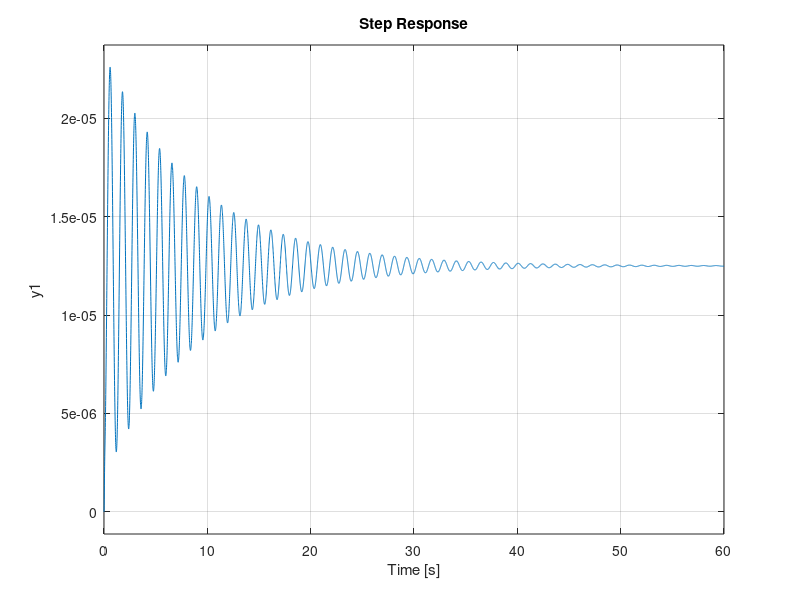
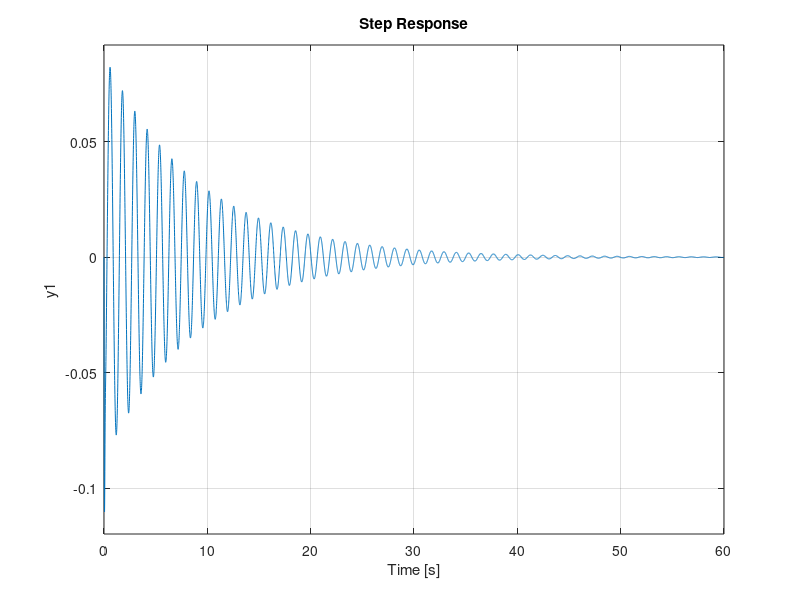

These figures' MATLAB source, in order:
% M1 = 2500;
% M2 = 320;
% K1 = 80000;
% K2 = 500000;
% b1 = 350;
% b2 = 15020;
% 
% s = tf('s');
% G1 = ((M1+M2)*s^2+b2*s+K2)/((M1*s^2+b1*s+K1)*(M2*s^2+(b1+b2)*s+(K1+K2))-(b1*s+K1)*(b1*s+K1));
% G2 = (-M1*b2*s^3-M1*K2*s^2)/((M1*s^2+b1*s+K1)*(M2*s^2+(b1+b2)*s+(K1+K2))-(b1*s+K1)*(b1*s+K1));

M1 = 2500;
M2 = 320;
K1 = 80000;
K2 = 500000;
b1 = 350;
b2 = 15020;

s = tf('s');
G1 = ((M1+M2)*s^2+b2*s+K2)/((M1*s^2+b1*s+K1)*(M2*s^2+(b1+b2)*s+(K1+K2))-(b1*s+K1)*(b1*s+K1));
figure(1)
step(G1)

G2 = (-M1*b2*s^3-M1*K2*s^2)/((M1*s^2+b1*s+K1)*(M2*s^2+(b1+b2)*s+(K1+K2))-(b1*s+K1)*(b1*s+K1));
figure(2)
step(0.1*G2)